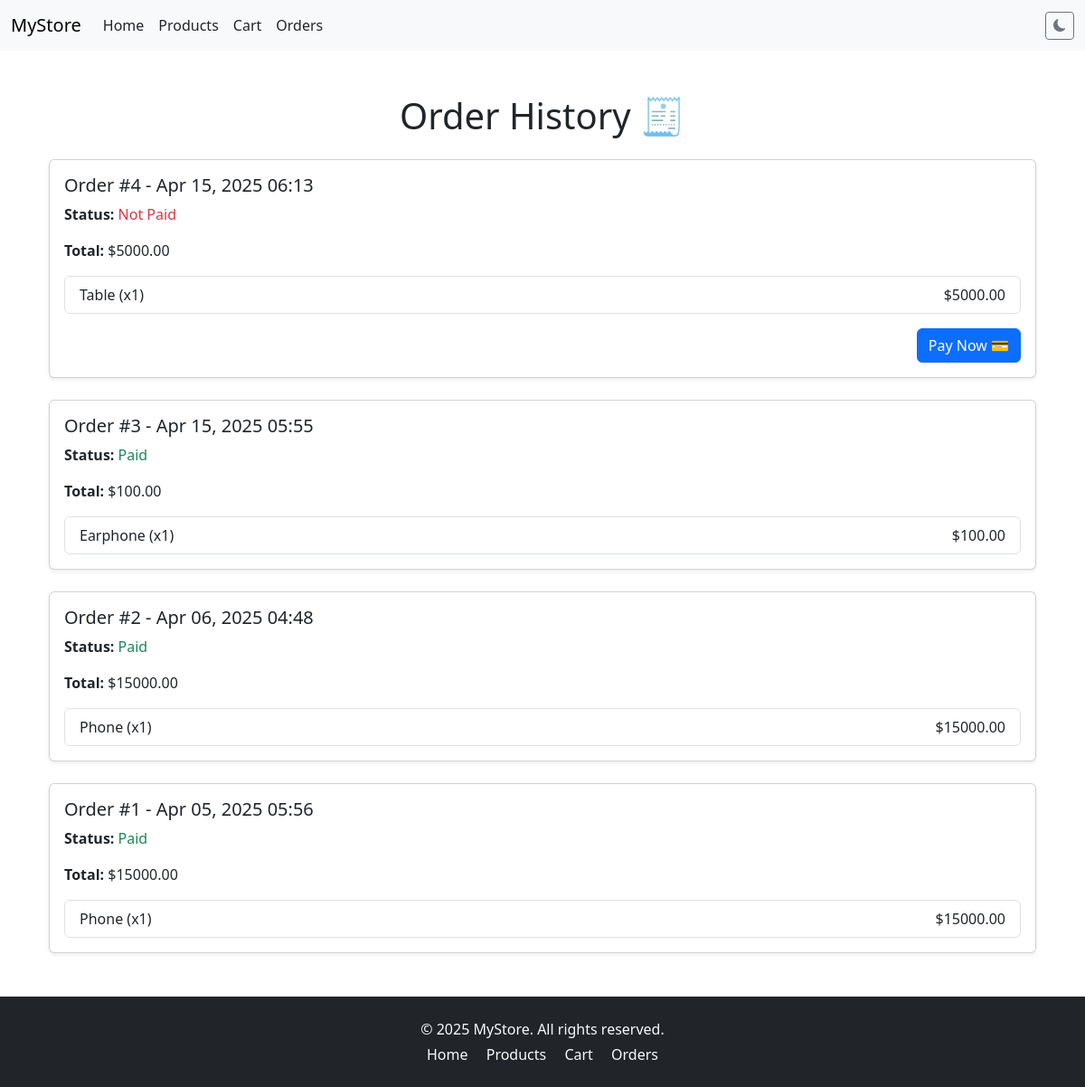
/order-history/ (signed in), run on an earlier commit of the app's database.
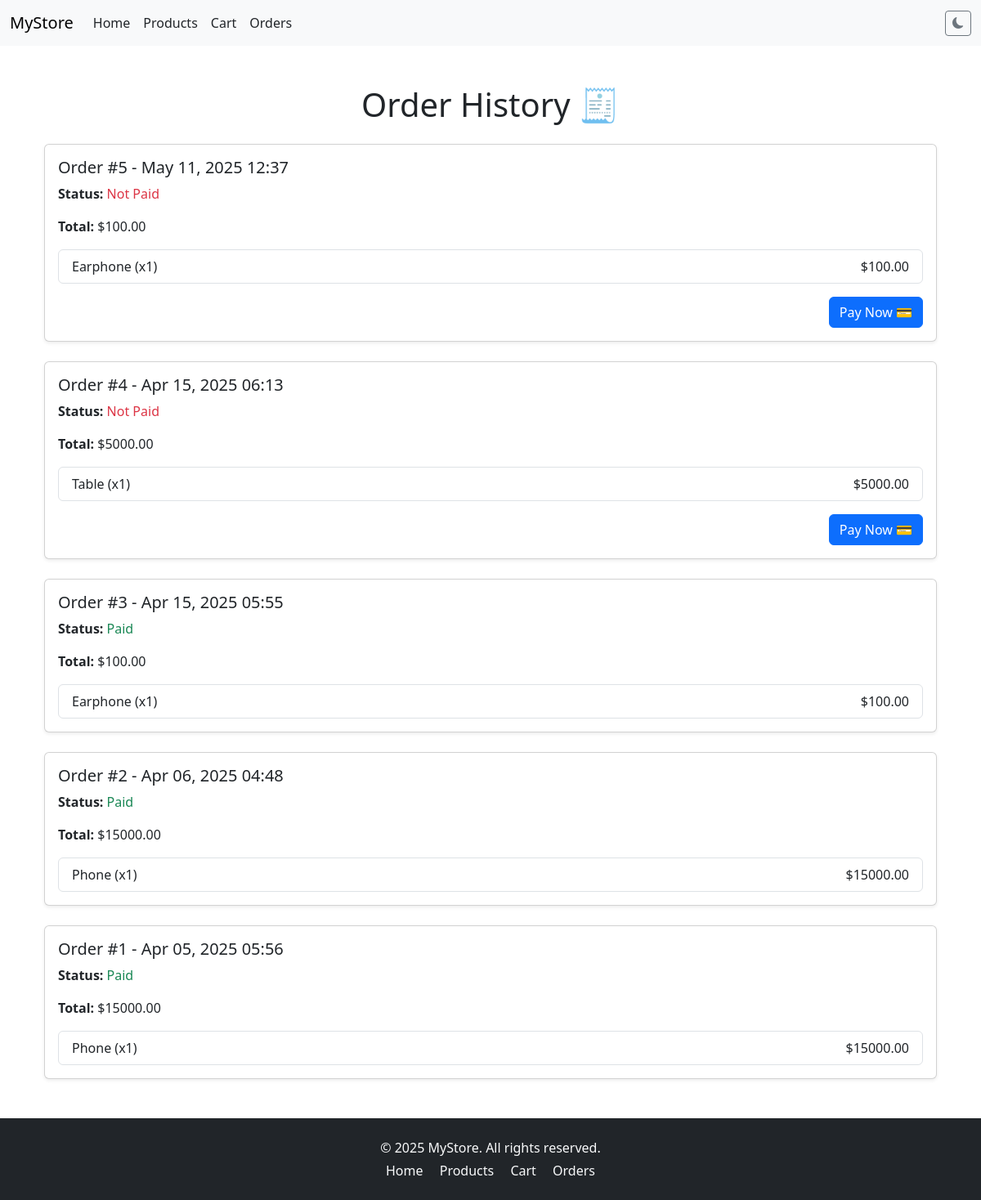
And on a later commit of the database.
### store/models.py (models this page shows, shortened)
class Order(models.Model):
    user = models.ForeignKey(User, on_delete=models.CASCADE)
    created_at = models.DateTimeField(auto_now_add=True)
    total_price = models.DecimalField(max_digits=10, decimal_places=2)
    is_paid = models.BooleanField(default=False)
    razorpay_order_id = models.CharField(max_length=100, blank=True, null=True)

class OrderItem(models.Model):
    order = models.ForeignKey(Order, related_name='items', on_delete=models.CASCADE)
    product = models.ForeignKey(Product, on_delete=models.CASCADE)
    quantity = models.PositiveIntegerField()
    price = models.DecimalField(max_digits=10, decimal_places=2)

class Product(models.Model):
    name = models.CharField(max_length=255)
    description = models.TextField()
    price = models.DecimalField(max_digits=10, decimal_places=2)
    image = models.ImageField(upload_to='products/', blank=True, null=True)
    created_at = models.DateTimeField(auto_now_add=True)

### store/views.py (the view)
# urls.py: path('order-history/', views.order_history, name='order_history'),
@login_required
def order_history(request):
    orders = Order.objects.filter(user=request.user).order_by('-created_at')
    return render(request, 'store/order_history.html', {'orders': orders})

### store/templates/store/order_history.html
{% extends "store/base.html" %}
{% block content %}
<div class="container mt-5">
    <h1 class="mb-4 text-center">Order History 🧾</h1>
    {% for order in orders %}
    <div class="card mb-4 shadow-sm">
        <div class="card-body">
            <h5>Order #{{ order.id }} - {{ order.created_at|date:"M d, Y H:i" }}</h5>
            <p><strong>Status:</strong> {% if order.is_paid %}
                <span class="text-success">Paid</span>
            {% else %}
                <span class="text-danger">Not Paid</span>
            {% endif %}</p>
            <p><strong>Total:</strong> ${{ order.total_price }}</p>
            <ul class="list-group mt-3">
                {% for item in order.items.all %}
                <li class="list-group-item d-flex justify-content-between">
                    {{ item.product.name }} (x{{ item.quantity }})
                    <span>${{ item.price }}</span>
                </li>
                {% endfor %}
            </ul>
            {% if not order.is_paid %}
            <form method="get" action="{% url 'initiate_payment' order.id %}" class="mt-3 text-end">
                <button type="submit" class="btn btn-primary">Pay Now 💳</button>
            </form>
            {% endif %}
        </div>
    </div>
    {% empty %}
    <p class="text-center text-muted">No orders found.</p>
    {% endfor %}
</div>
{% endblock %}

What changed in the data, as far as the page shows it:
added Order: id "5", created_at "May 11, 2025 12:37", is_paid "Not Paid", total_price "100.00"
added OrderItem: product.name "Earphone", quantity "1", price "100.00", shown under "5"
